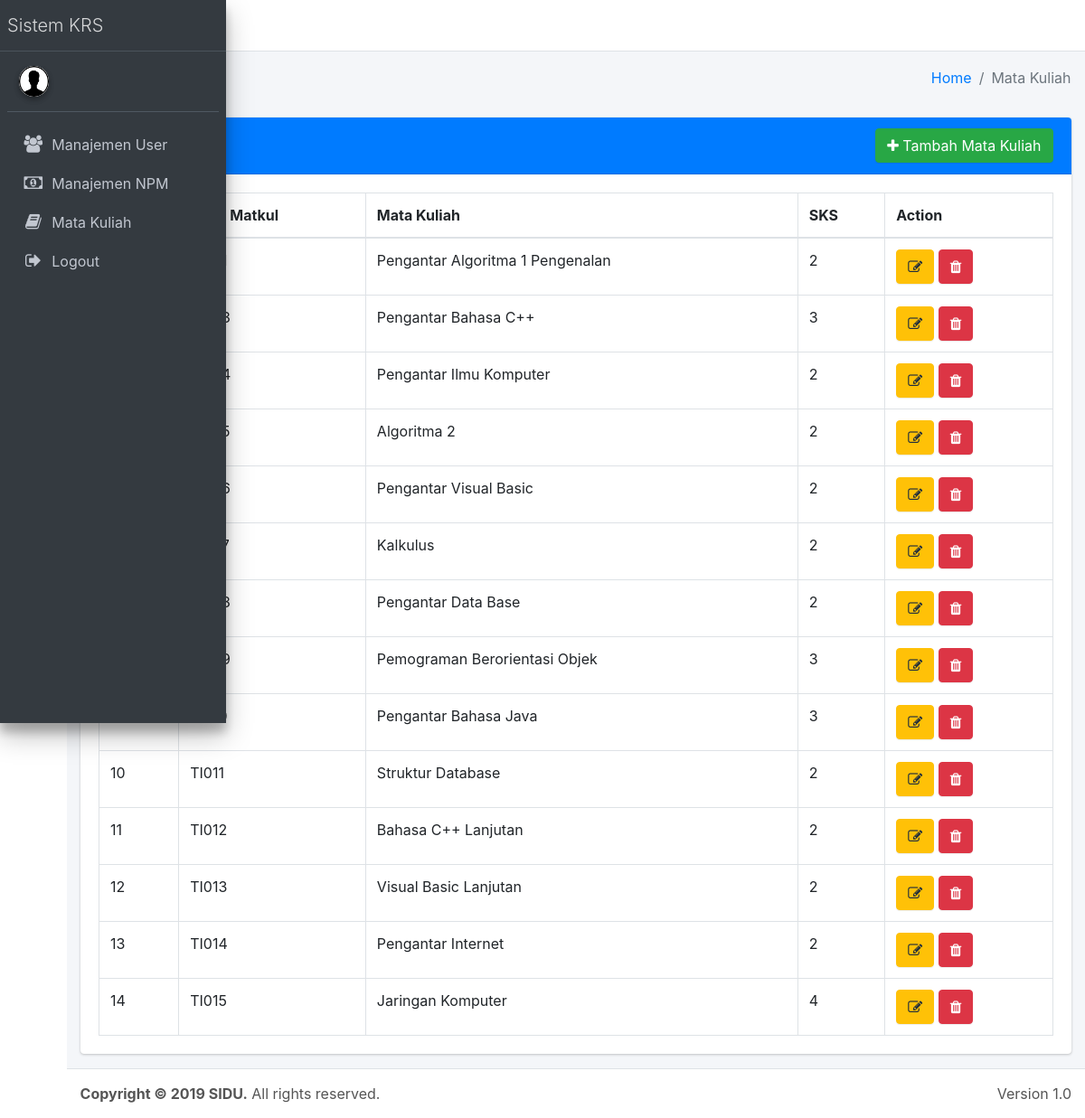
The page /admin/data-matkul.php on the database its author committed.
### tables this page shows
CREATE TABLE IF NOT EXISTS `matakuliah` (
  `id_matkul` int(3) NOT NULL,
  `kode_matkul` varchar(10) NOT NULL,
  `nama_matkul` varchar(50) NOT NULL,
  `sks` int(2) NOT NULL
);

### admin/data-matkul.php (the view, shortened to what this page needs)
<?php
include("../config.php");
include("partial/header.php");
$no = 1;
$query = mysqli_query($conn, "SELECT * FROM matakuliah");
?>
  <div class="content-wrapper">
    <div class="content-header">
      <div class="container-fluid">
        <div class="row mb-2">
          <div class="col-sm-6">
            <h1 class="m-0 text-dark">Mata Kuliah</h1>
          </div>
          <div class="col-sm-6">
            <ol class="breadcrumb float-sm-right">
              <li class="breadcrumb-item"><a href="#">Home</a></li>
              <li class="breadcrumb-item active">Mata Kuliah</li>
            </ol>
          </div>
        </div>
      </div>
    </div>
    <section class="content">
      <div class="container-fluid">
        <div class="row">
          <div class="col-md-12">
            <div class="card">
              <div class="card-header bg-primary">
                <h5 class="card-title">Mata Kuliah
                  <div class="float-right">
                    <button type="button" class="btn btn-success" data-toggle="modal" data-target="#myModal"><i class="fa fa-plus"></i> Tambah Mata Kuliah</button>
                  </div>
                </h5>
              </div>
                <div class="card-body">
                  <table class="table table-bordered">
                    <thead>
                      <tr>
                        <th>No.</th>
                        <th>Kode Matkul</th>
                        <th>Mata Kuliah</th>
                        <th>SKS</th>
                        <th>Action</th>
                      </tr>
                    </thead>
                    <tbody>
                      <?php while($data=mysqli_fetch_array($query)){ ?>
                        <tr>
                          <td><?php echo $no++; ?></td>
                          <td><?php echo $data['kode_matkul']; ?></td>
                          <td><?php echo $data['nama_matkul']; ?></td>
                          <td><?php echo $data['sks']; ?></td>
                          <td>
                            <a href="edit_matkul.php?id=<?php echo $data['id_matkul']; ?>" class="btn btn-warning"><i class="fa fa-edit"></i></a>
                            <a href="process/delete-matkul.php?id=<?php echo $data['id_matkul']; ?>" onclick="return confirm('Yakin Hapus?')" class="btn btn-danger"><i class="fa fa-trash"></i></a>
                          </td>
                        </tr>
                      <?php } ?>
                    </tbody>
                  </table>
                </div>
            </div>
          </div>
        </div>
      </div>
    </section>
  </div>
  <?php include("partial/footer.php");?>
</div>
</body>
</html>

### admin/partial/header.php (shortened to what this page needs)
<!DOCTYPE html>
<html lang="en">
<head>
  <link rel="stylesheet" href="../plugins/font-awesome/css/font-awesome.min.css">
  <link rel="stylesheet" href="../dist/css/adminlte.min.css">
  <link rel="stylesheet" href="../plugins/datatables/datatables.bootstrap4.css">
  <link rel="stylesheet" href="../plugins/datepicker/datepicker3.css">
</head>
<body class="hold-transition sidebar-mini sidebar-collapse">
<div class="wrapper">
  <nav class="main-header navbar navbar-expand bg-white navbar-light border-bottom">
    <ul class="navbar-nav">
      <li class="nav-item">
        <a class="nav-link" data-widget="pushmenu" href="#"><i class="fa fa-bars"></i></a>
      </li>
    </ul>
  </nav>
  <aside class="main-sidebar sidebar-dark-primary elevation-4">
    <a href="index.php" class="brand-link">
      <span class="brand-text font-weight-light">Sistem KRS</span>
    </a>
    <div class="sidebar">
      <div class="user-panel mt-3 pb-3 mb-3 d-flex">
        <div class="image">
          <img src="../image/profile.png" class="img-circle elevation-2 text-white bg-white" alt="User Image">
        </div>
        <div class="info">
        </div>
      </div>
      <nav class="mt-2">
        <ul class="nav nav-pills nav-sidebar flex-column" data-widget="treeview" role="menu" data-accordion="false">
          <li class="nav-item">
            <a href="index.php" class="nav-link">
              <i class="nav-icon fa fa-users"></i>
              <p>Manajemen User</p>
            </a>
          </li>
          <li class="nav-item">
            <a href="data-npm.php" class="nav-link">
              <i class="nav-icon fa fa-money"></i>
              <p>Manajemen NPM</p>
            </a>
          </li>
          <li class="nav-item">
            <a href="data-matkul.php" class="nav-link">
              <i class="nav-icon fa fa-book"></i>
              <p>Mata Kuliah</p>
            </a>
          </li>
          <li class="nav-item">
            <a href="../logout.php" class="nav-link" onclick="return confirm('Apakah Anda Yakin Ingin Keluar?');">
              <i class="nav-icon fa fa-sign-out"></i>
              <p>Logout</p>
            </a>
          </li>
        </ul>
      </nav>
    </div>
  </aside>

### admin/partial/footer.php
<footer class="main-footer">
<div class="float-right d-sm-none d-md-block">
  Version 1.0
</div>
<strong>Copyright &copy; 2019 <a target="_blank">SIDU</a>.</strong> All rights reserved.
</footer>

### rows shown on the page
matakuliah: nama_matkul "Pengantar Algoritma 1 Pengenalan", sks "2"
matakuliah: nama_matkul "Pengantar Bahasa C++", sks "3"
matakuliah: nama_matkul "Pengantar Ilmu Komputer", sks "2"
matakuliah: nama_matkul "Algoritma 2", sks "2"
matakuliah: nama_matkul "Pengantar Visual Basic", sks "2"
matakuliah: nama_matkul "Kalkulus", sks "2"
matakuliah: nama_matkul "Pengantar Data Base", sks "2"
matakuliah: nama_matkul "Pemograman Berorientasi Objek", sks "3"
matakuliah: nama_matkul "Pengantar Bahasa Java", sks "3"
matakuliah: kode_matkul "TI011", nama_matkul "Struktur Database", sks "2"
matakuliah: kode_matkul "TI012", nama_matkul "Bahasa C++ Lanjutan", sks "2"
matakuliah: kode_matkul "TI013", nama_matkul "Visual Basic Lanjutan", sks "2"
matakuliah: kode_matkul "TI014", nama_matkul "Pengantar Internet", sks "2"
matakuliah: kode_matkul "TI015", nama_matkul "Jaringan Komputer", sks "4"
